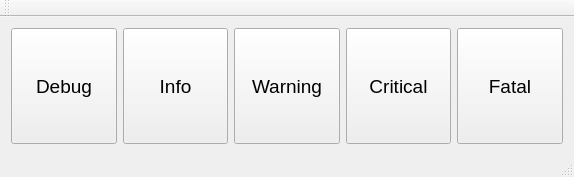
<?xml version="1.0" encoding="UTF-8"?>
<ui version="4.0">
 <class>QtLoggingClass</class>
 <widget class="QMainWindow" name="QtLoggingClass">
  <property name="geometry">
   <rect>
    <x>0</x>
    <y>0</y>
    <width>574</width>
    <height>177</height>
   </rect>
  </property>
  <property name="windowTitle">
   <string>QtLogging</string>
  </property>
  <widget class="QWidget" name="centralWidget">
   <layout class="QHBoxLayout" name="horizontalLayout">
    <item>
     <widget class="QPushButton" name="debugButton">
      <property name="sizePolicy">
       <sizepolicy hsizetype="Minimum" vsizetype="Preferred">
        <horstretch>0</horstretch>
        <verstretch>0</verstretch>
       </sizepolicy>
      </property>
      <property name="font">
       <font>
        <pointsize>14</pointsize>
       </font>
      </property>
      <property name="text">
       <string>Debug</string>
      </property>
     </widget>
    </item>
    <item>
     <widget class="QPushButton" name="infoButton">
      <property name="sizePolicy">
       <sizepolicy hsizetype="Minimum" vsizetype="Preferred">
        <horstretch>0</horstretch>
        <verstretch>0</verstretch>
       </sizepolicy>
      </property>
      <property name="font">
       <font>
        <pointsize>14</pointsize>
       </font>
      </property>
      <property name="text">
       <string>Info</string>
      </property>
     </widget>
    </item>
    <item>
     <widget class="QPushButton" name="warningButton">
      <property name="sizePolicy">
       <sizepolicy hsizetype="Minimum" vsizetype="Preferred">
        <horstretch>0</horstretch>
        <verstretch>0</verstretch>
       </sizepolicy>
      </property>
      <property name="font">
       <font>
        <pointsize>14</pointsize>
       </font>
      </property>
      <property name="text">
       <string>Warning</string>
      </property>
     </widget>
    </item>
    <item>
     <widget class="QPushButton" name="criticalButton">
      <property name="sizePolicy">
       <sizepolicy hsizetype="Minimum" vsizetype="Preferred">
        <horstretch>0</horstretch>
        <verstretch>0</verstretch>
       </sizepolicy>
      </property>
      <property name="font">
       <font>
        <pointsize>14</pointsize>
       </font>
      </property>
      <property name="text">
       <string>Critical</string>
      </property>
     </widget>
    </item>
    <item>
     <widget class="QPushButton" name="fatalButton">
      <property name="sizePolicy">
       <sizepolicy hsizetype="Minimum" vsizetype="Preferred">
        <horstretch>0</horstretch>
        <verstretch>0</verstretch>
       </sizepolicy>
      </property>
      <property name="font">
       <font>
        <pointsize>14</pointsize>
       </font>
      </property>
      <property name="text">
       <string>Fatal</string>
      </property>
     </widget>
    </item>
   </layout>
  </widget>
  <widget class="QMenuBar" name="menuBar">
   <property name="geometry">
    <rect>
     <x>0</x>
     <y>0</y>
     <width>574</width>
     <height>21</height>
    </rect>
   </property>
  </widget>
  <widget class="QToolBar" name="mainToolBar">
   <attribute name="toolBarArea">
    <enum>TopToolBarArea</enum>
   </attribute>
   <attribute name="toolBarBreak">
    <bool>false</bool>
   </attribute>
  </widget>
  <widget class="QStatusBar" name="statusBar"/>
 </widget>
 <layoutdefault spacing="6" margin="11"/>
 <resources>
  <include location="QtLogging.qrc"/>
 </resources>
 <connections/>
</ui>
